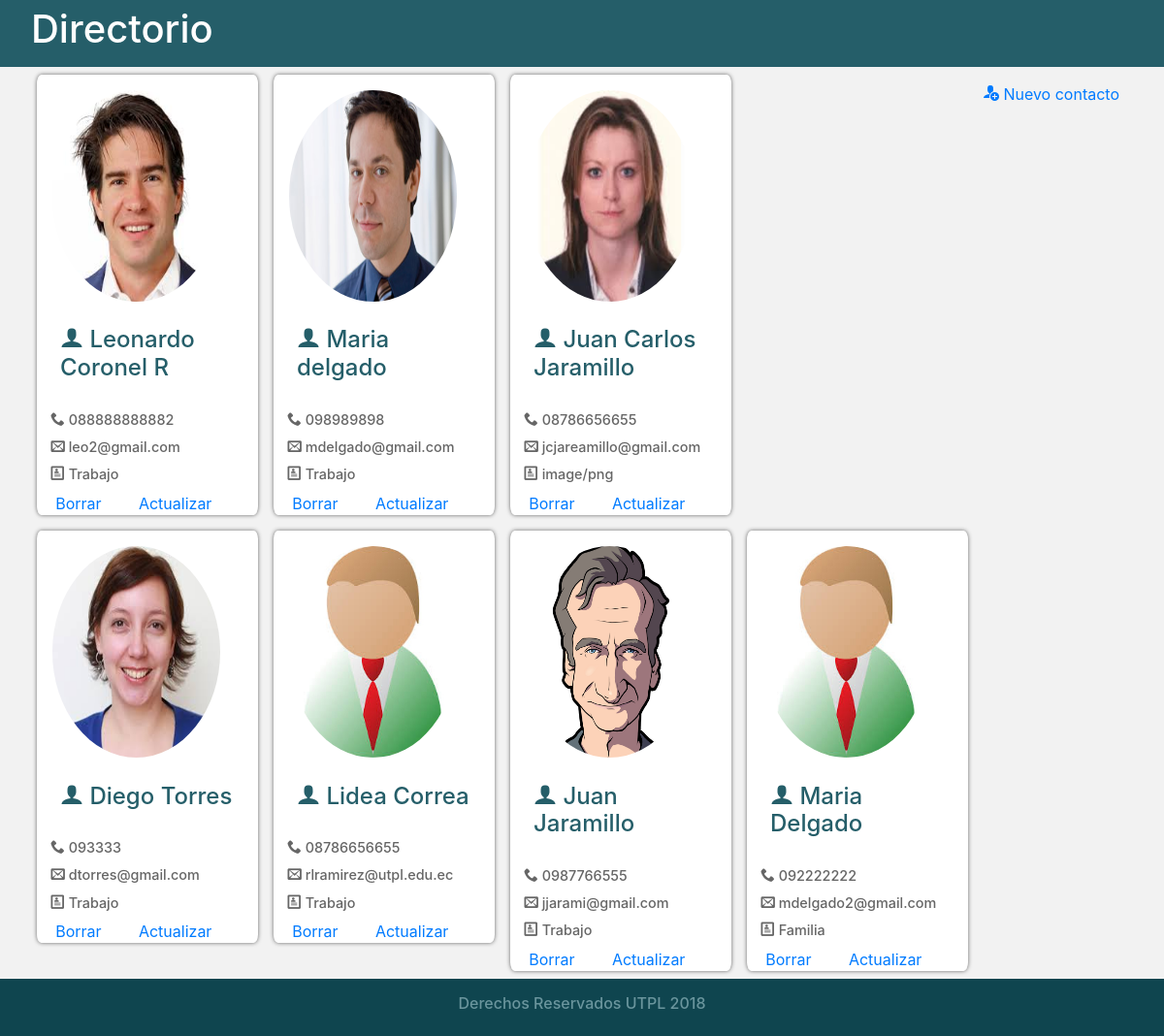
The page / on the database its author committed.
### tables this page shows
CREATE TABLE `usuarios` (
  `id` int(11) NOT NULL,
  `nombre` varchar(100) NOT NULL,
  `telefono` varchar(100) NOT NULL,
  `correo` varchar(100) NOT NULL,
  `imagen` varchar(100) NOT NULL,
  `tipo` varchar(20) NOT NULL
);

### controladores/config.php (called while the page is built, shortened)
<?php
$site_domain="http://127.0.0.1/appweb/";

### controladores/clase_mysql.php (the view, shortened to what this page needs)
<?php
class clase_mysql{
	var $Servidor;
	var $Usuario;
	var $Clave;
	var $Conexion_ID=0;
	var $Consulta_ID=0;
	function clase_mysql($db="", $host="", $user="", $pass=""){
		$this->Servidor=$host;
		$this->Usuario=$user;
		$this->Clave=$pass;
	}
	function conectar($db, $host, $user, $pass){
		if($host != "")$this->Servidor=$host;
		if($user != "")$this->Usuario=$user;
		$this->Conexion_ID=mysql_connect($this->Servidor, $this->Usuario, $this->Clave);
		return$this->Conexion_ID;
	}
	function consulta($sql=""){
		$this->Consulta_ID=mysql_query($sql, $this->Conexion_ID);
		return $this->Consulta_ID;
	}
	function verconsulta_home(){
		while ($row=mysql_fetch_array($this->Consulta_ID)) {
			echo "<section class='contacto'>";
			if ($row[4]) {
				echo "<img src='../recursos/uploads/$row[4]' title='$row[1]'>";
			}else{
				echo "<img src='../recursos/uploads/avatar.jpg' title='$row[1]'>";
			}
			echo "<h2><span class='icon-user'></span> $row[1] <h3>";
			echo "<h3><span class='icon-phone'></span> $row[2] </h3>";
			echo "<h3><span class='icon-envelop'></span> $row[3] </h3>";
			echo "<h3><span class='icon-profile'></span> $row[5] </h3>";
			echo "<a href='../vistas/borrar.php?id_user=$row[0]' class='boton'>Borrar</a>";
			echo "<a href='../vistas/actualizar.php?id_user=$row[0]' class='boton'>Actualizar</a><br>";
			echo "</section>";
		}
	}
}
?>

### public/index.php (shortened to what this page needs)
<?php
	include("../controladores/config.php");
	include("../controladores/clase_mysql.php");
	$miconexion = new clase_mysql;
	$miconexion->conectar($db,$host,$user_db,$pass_db);
	$miconexion->consulta("select * from usuarios");
?>
<!DOCTYPE html>
<html>
<head>
	<link rel="stylesheet" type="text/css" href="<?php echo $site_domain;?>recursos/css/bootstrap.min.css">
	<link rel="stylesheet" type="text/css" href="<?php echo $site_domain;?>recursos/css/estilos.css">
	<link rel="stylesheet" type="text/css" href="<?php echo $site_domain;?>recursos/css/style.css">
</head>
<body>
<header><h1>Directorio</h1></header>
<main>
	<section class="menusuperior"><a href="../vistas/nuevo.php"><span class="icon-user-plus"></span> Nuevo contacto</a></section>
	<?php
	$miconexion->verconsulta_home();
?>
</main>
<footer>
	<h6>Derechos Reservados UTPL 2018</h6>
</footer>
</body>
</html>

### recursos/css/estilos.css (style rules this page uses)
* { padding: 0; margin: 0; }
body { background: #f2f2f2; }
header { background: #255E69; color: #fff; padding: 0.4em 2em; }
main { width: 95%; margin: 0 auto; }
.menusuperior { padding: 1em 1em; float: right; }
.contacto { width: 20%; display: inline-block; background: #fff; margin: 0.5em; box-shadow: 0px 0px 4px #666; border-radius: 2%; vertical-align: top; }
.contacto h2 { color: #255E69; padding: 0.4em 1em; font-size: 1.5em; }
.contacto h3 { color: #666; padding: 0.1em 1em; font-size: 0.9em; }
.contacto img { width: 90%; height: 250px; padding: 1em; background-repeat: no-repeat; background-position: 50%; border-radius: 50%; }
footer { text-align: center; padding: 1em 1em; background: #0F454F; color: #6A959D; }
.boton { padding: 0.2em; margin: 1em; height: 20px; }

### recursos/css/style.css (style rules this page uses)
[class^="icon-"], [class*=" icon-"] { font-family: 'icomoon' !important; speak: none; font-style: normal; font-weight: normal; font-variant: normal; text-transform: none; line-height: 1; -webkit-font-smoothing: antialiased; -moz-osx-font-smoothing: grayscale; }
.icon-profile:before { content: "\e923"; }
.icon-phone:before { content: "\e942"; }
.icon-envelop:before { content: "\e945"; }
.icon-user:before { content: "\e971"; }
.icon-user-plus:before { content: "\e973"; }

### rows shown on the page
usuarios: imagen (picture), nombre "Leonardo Coronel R", telefono "088888888882", correo "leo2@gmail.com", tipo "Trabajo"
usuarios: imagen (picture), nombre "Maria delgado", telefono "098989898", correo "mdelgado@gmail.com", tipo "Trabajo"
usuarios: imagen (picture), nombre "Juan Carlos Jaramillo", telefono "08786656655", correo "jcjareamillo@gmail.com", tipo "image/png"
usuarios: imagen (picture), nombre "Diego Torres", telefono "093333", correo "dtorres@gmail.com", tipo "Trabajo"
usuarios: nombre "Lidea Correa", telefono "08786656655", correo "rlramirez@utpl.edu.ec", tipo "Trabajo"
usuarios: imagen (picture), nombre "Juan Jaramillo", telefono "0987766555", correo "jjarami@gmail.com", tipo "Trabajo"
usuarios: nombre "Maria Delgado", telefono "092222222", correo "mdelgado2@gmail.com", tipo "Familia"
